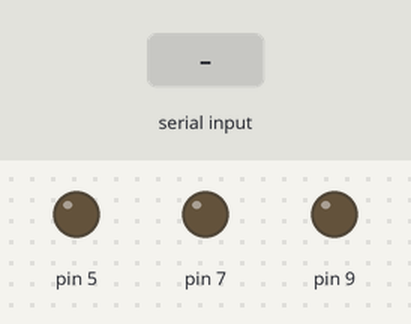
Simulated run of this sketch. Board: Arduino Uno, built with avr-gcc and run on an emulated ATmega328P. On the bench: output pins drawn as LEDs (lit = HIGH). Inputs (shaded band) come from the test bench. What the sketch prints to the serial monitor is not drawn.

Above: at 1.2 s.
1.3 s: "1" received over the second serial link
At 2.0 s:
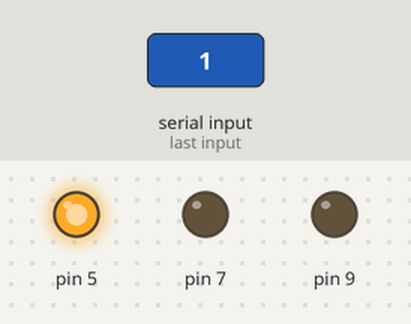
2.8 s: "2" received over the second serial link
At 3.1 s:
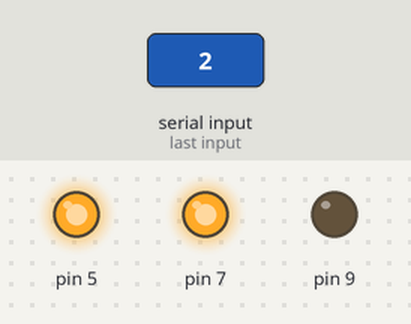
4.3 s: "3" received over the second serial link
At 5.4 s:
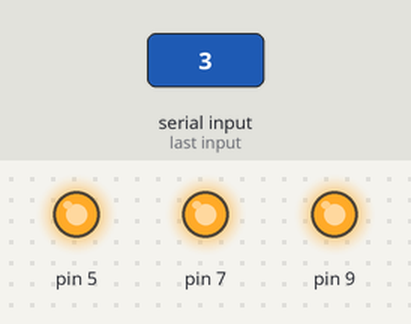
5.8 s: "1" received over the second serial link
At 6.6 s:
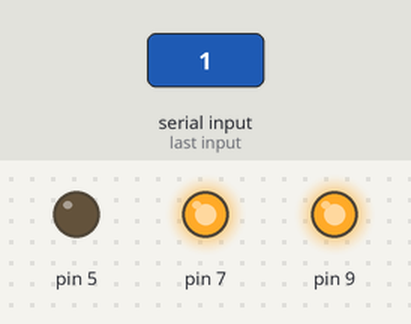
7.3 s: "2" received over the second serial link
At 7.7 s:
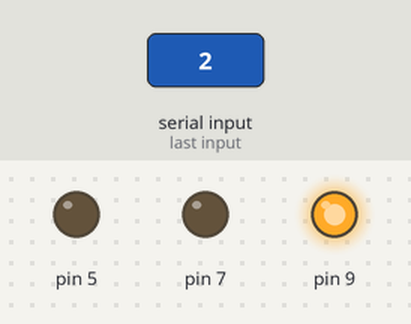
8.8 s: "4" received over the second serial link
At 10.1 s:
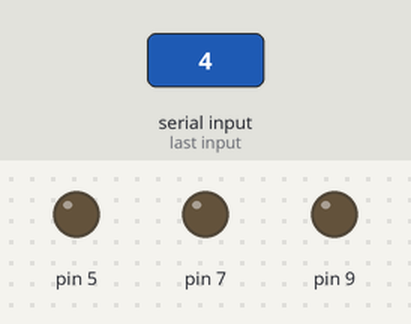
Timing chart, 0 to 11.3 s (numbered marks = the images above; inputs shaded):
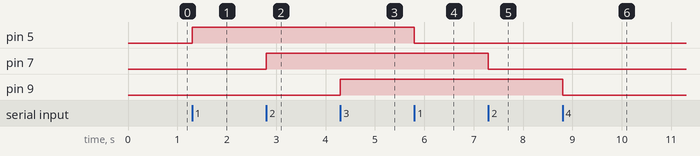

Measured:
- after the input at 1.3 s, pin 5: LOW → HIGH at once
- after the input at 2.8 s, pin 7: LOW → HIGH at once
- after the input at 4.3 s, pin 9: LOW → HIGH at once
- after the input at 5.8 s, pin 5: HIGH → LOW at once
- after the input at 7.3 s, pin 7: HIGH → LOW at once
- after the input at 8.8 s, pin 9: HIGH → LOW at once

The sketch:

Bluetooth_LED.ino
```cpp
#include <SoftwareSerial.h>
SoftwareSerial bluetooth(2,3);
char set;
int rbutton = 0;
int bbutton = 0;
int gbutton = 0;

void setup() {
  Serial.begin(9600);
  bluetooth.begin(9600);
  pinMode(5,OUTPUT);
  pinMode(7,OUTPUT);
  pinMode(9,OUTPUT);
}

void loop() {
if(bluetooth.available()){
  set = bluetooth.read();
  Serial.print("입력값 : ");
  Serial.println(set);
  switch(set){
      case '1' :
        if(gbutton == 0){
            gbutton = 1;
        }
        else if(gbutton == 1){
            gbutton = 0;
        }
        digitalWrite(5,gbutton);
        break;
      case '2' :
        if(bbutton == 0){
            bbutton = 1;
        }
        else if(bbutton == 1){
            bbutton = 0;
        }
        digitalWrite(7,bbutton);
        break;
      case '3' :
        if(rbutton == 0){
            rbutton = 1;
        }
        else if(rbutton == 1){
            rbutton = 0;
        }
        digitalWrite(9,rbutton);
        break;
      case '4' :
        rbutton = 0;
        bbutton = 0;
        gbutton = 0;
        digitalWrite(5, LOW);
        digitalWrite(7, LOW);
        digitalWrite(9, LOW);
        break;
      }
  }
}
```
